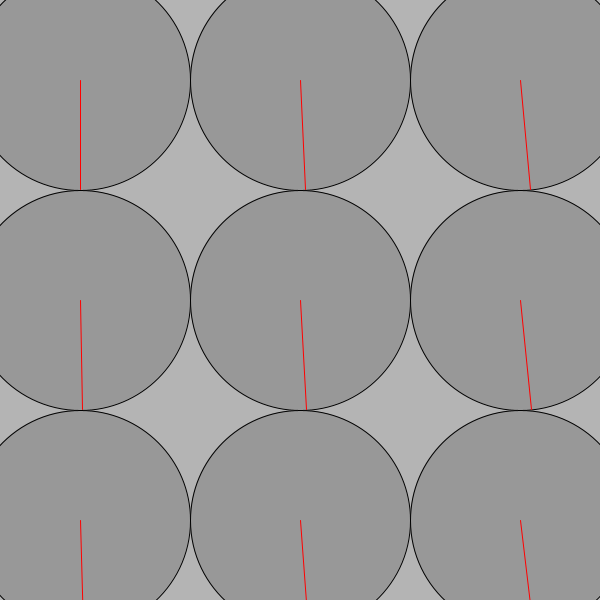
Frame 1 (no input)
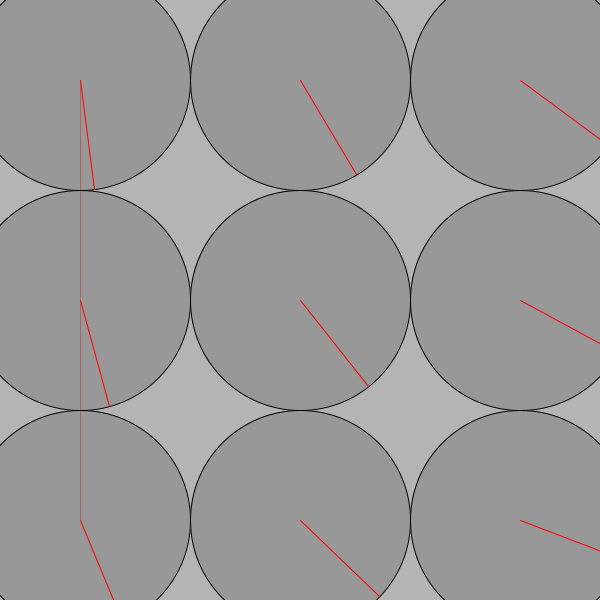
Frame 60 (the mouse pressed at the canvas centre just before this capture)
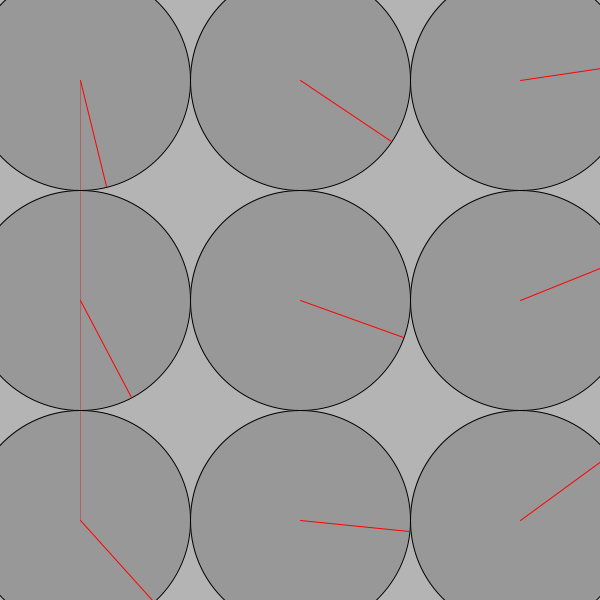
Frame 120 (the mouse held since frame 60 and released just before this capture)

The Processing sketch that drew these frames (run headless with seeded random() and noise(); from frame 60 on, the mouse is pressed at the canvas centre):

// Processing sketch: processing_151360
// ── processing_151360.pde

/*
 * Creative Coding
 * Week 2, 04 - The Clocks
 * by Indae Hwang and Jon McCormack
 * Copyright (c) 2014 Monash University
 *
 * This program draws a grid of circular "clocks", whose hands move according to the elasped time.
 * The higher the clock number the faster it moves, the first clock takes 1 min to go all the way around.
 * The function "movingCircle" is used to draw each clock. It is passed the position, size and hand angle
 * as arguments.
 * 
 */

void setup() {
  size(600, 600);
  background(180);
  rectMode(CENTER);
  noStroke();
}


void draw() {
  background(180);
  int margin = 80; //default:80
  line(margin ,margin ,margin ,height-margin );
  noStroke();
    
    
  int num = 3;
  

  float gutter = 0; //distance between each cell
  float cellsize = ( width - (2 * margin) - gutter * (num - 1) ) / (num-1);

  int circleNumber = 0; // counter

  for (int i=0; i<num; i++) {
    for (int j=0; j<num; j++) {
      ++circleNumber;

      float tx = margin + cellsize * i + gutter * i;
      float ty = margin + cellsize * j + gutter * j;

      movingCircle(tx, ty, cellsize, circleNumber * TWO_PI * millis() / 60000.0);//sebesség, teljes kor,hogy forog
    }
  }
}//end of draw 


void movingCircle(float x, float y, float size, float angle) {

  // calculate endpoint of the line
  float tempX = x + ((size / 2) * sin(angle)); // ez miért nem cos? amugy meg az sin(angle)=y/r bol van a + x aharomszog elotti resz
  float tempY = y + (size / 2) * cos(angle);

  stroke(0);
  strokeWeight(1);
  fill(140, 180);
  ellipse(x, y, size, size); // circle

  stroke(255, 0, 0);
  line(x, y, tempX, tempY); // red line
}
